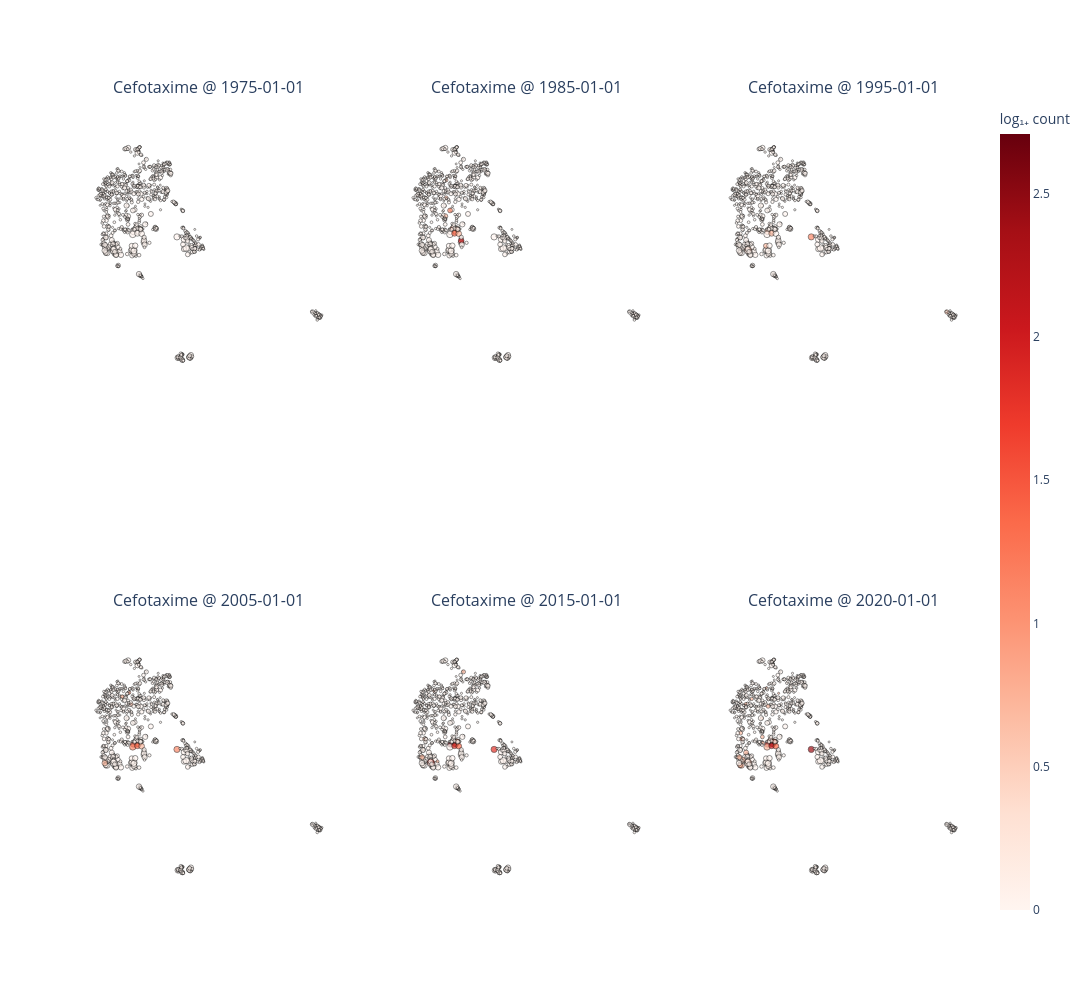

The cell this chart's notebook holds for it:
### Code cell
_ = plot_umap_antibiotic_activity(
    data_df,
    amr_df,
    antibiotic='Cefotaxime',
    date=['1975/01/01','1985/01/01','1995/01/01','2005/01/01','2015/01/01','2020/01/01',],
    embedding_column="anonymised_embedding",
    cmap="Reds",
    min_n_causation=3,
    max_marker_size=5,
    min_marker_size=1
)

### Figure 1 — Plotly figure (JSON) as saved in the notebook; plotly's stock layout.template omitted (floating-point values rounded to 4 significant figures; data arrays with more than 128 entries replaced by an {"elided": "..."} marker saying what was removed)
{"data": [{"hovertemplate": "%{text}<extra></extra>", "marker": {"color": {"elided": "773 float values"}, "coloraxis": "coloraxis", "line": {"color": "black", "width": 0.6}, "size": {"elided": "773 float values"}}, "mode": "markers", "text": {"elided": "773 str values"}, "type": "scatter", "x": {"elided": "773 float values"}, "xaxis": "x", "y": {"elided": "773 float values"}, "yaxis": "y"}, {"hovertemplate": "%{text}<extra></extra>", "marker": {"color": {"elided": "773 float values"}, "coloraxis": "coloraxis", "line": {"color": "black", "width": 0.6}, "size": {"elided": "773 float values"}}, "mode": "markers", "text": {"elided": "773 str values"}, "type": "scatter", "x": {"elided": "773 float values"}, "xaxis": "x2", "y": {"elided": "773 float values"}, "yaxis": "y2"}, {"hovertemplate": "%{text}<extra></extra>", "marker": {"color": {"elided": "773 float values"}, "coloraxis": "coloraxis", "line": {"color": "black", "width": 0.6}, "size": {"elided": "773 float values"}}, "mode": "markers", "text": {"elided": "773 str values"}, "type": "scatter", "x": {"elided": "773 float values"}, "xaxis": "x3", "y": {"elided": "773 float values"}, "yaxis": "y3"}, {"hovertemplate": "%{text}<extra></extra>", "marker": {"color": {"elided": "773 float values"}, "coloraxis": "coloraxis", "line": {"color": "black", "width": 0.6}, "size": {"elided": "773 float values"}}, "mode": "markers", "text": {"elided": "773 str values"}, "type": "scatter", "x": {"elided": "773 float values"}, "xaxis": "x4", "y": {"elided": "773 float values"}, "yaxis": "y4"}, {"hovertemplate": "%{text}<extra></extra>", "marker": {"color": {"elided": "773 float values"}, "coloraxis": "coloraxis", "line": {"color": "black", "width": 0.6}, "size": {"elided": "773 float values"}}, "mode": "markers", "text": {"elided": "773 str values"}, "type": "scatter", "x": {"elided": "773 float values"}, "xaxis": "x5", "y": {"elided": "773 float values"}, "yaxis": "y5"}, {"hovertemplate": "%{text}<extra></extra>", "marker": {"color": {"elided": "773 float values"}, "coloraxis": "coloraxis", "line": {"color": "black", "width": 0.6}, "size": {"elided": "773 float values"}}, "mode": "markers", "text": {"elided": "773 str values"}, "type": "scatter", "x": {"elided": "773 float values"}, "xaxis": "x6", "y": {"elided": "773 float values"}, "yaxis": "y6"}], "layout": {"annotations": [{"font": {"size": 16}, "showarrow": false, "text": "Cefotaxime @ 1975-01-01", "x": 0.1444, "xanchor": "center", "xref": "paper", "y": 1, "yanchor": "bottom", "yref": "paper"}, {"font": {"size": 16}, "showarrow": false, "text": "Cefotaxime @ 1985-01-01", "x": 0.5, "xanchor": "center", "xref": "paper", "y": 1, "yanchor": "bottom", "yref": "paper"}, {"font": {"size": 16}, "showarrow": false, "text": "Cefotaxime @ 1995-01-01", "x": 0.8556, "xanchor": "center", "xref": "paper", "y": 1, "yanchor": "bottom", "yref": "paper"}, {"font": {"size": 16}, "showarrow": false, "text": "Cefotaxime @ 2005-01-01", "x": 0.1444, "xanchor": "center", "xref": "paper", "y": 0.375, "yanchor": "bottom", "yref": "paper"}, {"font": {"size": 16}, "showarrow": false, "text": "Cefotaxime @ 2015-01-01", "x": 0.5, "xanchor": "center", "xref": "paper", "y": 0.375, "yanchor": "bottom", "yref": "paper"}, {"font": {"size": 16}, "showarrow": false, "text": "Cefotaxime @ 2020-01-01", "x": 0.8556, "xanchor": "center", "xref": "paper", "y": 0.375, "yanchor": "bottom", "yref": "paper"}], "coloraxis": {"cmax": 2.708, "cmin": 0, "colorbar": {"title": {"text": "log₁₊ count"}}, "colorscale": [[0, "rgb(255,245,240)"], [0.125, "rgb(254,224,210)"], [0.25, "rgb(252,187,161)"], [0.375, "rgb(252,146,114)"], [0.5, "rgb(251,106,74)"], [0.625, "rgb(239,59,44)"], [0.75, "rgb(203,24,29)"], [0.875, "rgb(165,15,21)"], [1, "rgb(103,0,13)"]]}, "height": 1000, "paper_bgcolor": "white", "plot_bgcolor": "white", "showlegend": false, "width": 1500, "xaxis": {"anchor": "y", "domain": [0, 0.2889], "showgrid": false, "visible": false, "zeroline": false}, "xaxis2": {"anchor": "y2", "domain": [0.3556, 0.6444], "showgrid": false, "visible": false, "zeroline": false}, "xaxis3": {"anchor": "y3", "domain": [0.7111, 1], "showgrid": false, "visible": false, "zeroline": false}, "xaxis4": {"anchor": "y4", "domain": [0, 0.2889], "showgrid": false, "visible": false, "zeroline": false}, "xaxis5": {"anchor": "y5", "domain": [0.3556, 0.6444], "showgrid": false, "visible": false, "zeroline": false}, "xaxis6": {"anchor": "y6", "domain": [0.7111, 1], "showgrid": false, "visible": false, "zeroline": false}, "yaxis": {"anchor": "x", "domain": [0.625, 1], "scaleanchor": "x", "scaleratio": 1, "showgrid": false, "visible": false, "zeroline": false}, "yaxis2": {"anchor": "x2", "domain": [0.625, 1], "scaleanchor": "x2", "scaleratio": 1, "showgrid": false, "visible": false, "zeroline": false}, "yaxis3": {"anchor": "x3", "domain": [0.625, 1], "scaleanchor": "x3", "scaleratio": 1, "showgrid": false, "visible": false, "zeroline": false}, "yaxis4": {"anchor": "x4", "domain": [0, 0.375], "scaleanchor": "x4", "scaleratio": 1, "showgrid": false, "visible": false, "zeroline": false}, "yaxis5": {"anchor": "x5", "domain": [0, 0.375], "scaleanchor": "x5", "scaleratio": 1, "showgrid": false, "visible": false, "zeroline": false}, "yaxis6": {"anchor": "x6", "domain": [0, 0.375], "scaleanchor": "x6", "scaleratio": 1, "showgrid": false, "visible": false, "zeroline": false}}}
